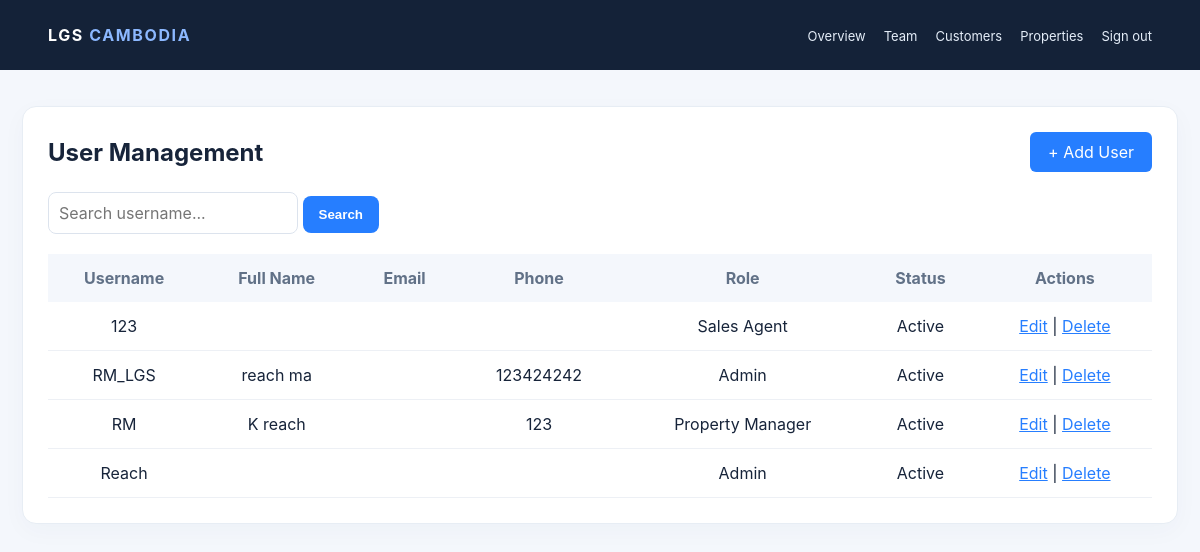
Screenshot of /accounts/ (signed in) with the database file from the repository.
### accounts/models.py (models this page shows, shortened)
class User(AbstractUser):
    ROLE_CHOICES = (
        ('ADMIN', 'Admin'),
        ('AGENT', 'Sales Agent'),
        ('PROPERTY', 'Property Manager'),
    )
    role = models.CharField(
        max_length=10,
        choices=ROLE_CHOICES,
        default='AGENT'
    )
    phone = models.CharField(max_length=20, blank=True)

### accounts/views.py (the view)
# urls.py: path('', views.user_list, name='user_list'),
@login_required
@user_passes_test(is_admin)
def user_list(request):
    users = User.objects.all().order_by('-date_joined')
    search = request.GET.get('search', '')
    if search:
        users = users.filter(username__icontains=search)
    return render(request, 'accounts/user_list.html', {
        'users': users,
        'search': search,
    })

### accounts/views.py (called while the page is built)
def is_admin(user):
    return user.is_authenticated and user.role == 'ADMIN'

### accounts/templates/accounts/user_list.html
{% extends "accounts/base.html" %}
{% block content %}
<div class="container" style="padding:30px;">
    <div style="display:flex; justify-content:space-between; align-items:center;">
        <h2>User Management</h2>
        <a href="{% url 'user_add' %}"
           style="background:#267eff;color:white;padding:10px 18px;text-decoration:none;border-radius:6px;">
            + Add User
        </a>
    </div>
    <form method="GET" style="margin:20px 0;">
        <input type="text" name="search"
               value="{{ search }}"
               placeholder="Search username..."
               style="padding:10px;width:250px;">
        <button type="submit">Search</button>
    </form>
    <table style="width:100%;border-collapse:collapse;">
        <thead>
            <tr style="background:#267eff;color:white;">
                <th style="padding:12px;">Username</th>
                <th>Full Name</th>
                <th>Email</th>
                <th>Phone</th>
                <th>Role</th>
                <th>Status</th>
                <th>Actions</th>
            </tr>
        </thead>
        <tbody>
            {% for user in users %}
            <tr style="border-bottom:1px solid #ddd;text-align:center;">
                <td style="padding:12px;">{{ user.username }}</td>
                <td>{{ user.first_name }} {{ user.last_name }}</td>
                <td>{{ user.email }}</td>
                <td>{{ user.phone }}</td>
                <td>{{ user.get_role_display }}</td>
                <td>
                    {% if user.is_active %}Active{% else %}Inactive{% endif %}
                </td>
                <td>
                    <a href="{% url 'user_edit' user.id %}">Edit</a> |
                    <a href="{% url 'user_delete' user.id %}">Delete</a>
                </td>
            </tr>
            {% empty %}
            <tr>
                <td colspan="7" style="padding:20px;">No users found.</td>
            </tr>
            {% endfor %}
        </tbody>
    </table>
</div>
{% endblock %}

### static/css/style.css (style rules this page uses)
* { margin: 0; padding: 0; box-sizing: border-box; }
body { font-family: Arial, Helvetica, sans-serif; background: #f5f7fb; color: #172033; }

### accounts/templates/accounts/base.html (style rules this page uses)
body { margin:0;background:#f4f7fc;color:#17243a;font-family:Inter,system-ui,sans-serif }
.team-main .container { background:white;border:1px solid #e7edf4;border-radius:14px;box-shadow:0 7px 25px #17345508;padding:25px!important;overflow-x:auto }
.team-main table th { background:#f4f7fc!important;color:#617187;padding:14px }
.team-main table td { padding:14px;border-bottom:1px solid #edf0f5 }
.team-main input,.team-main select { border:1px solid #dce3ed;border-radius:8px;padding:11px;font:inherit }
.team-main button { border:0;background:#267eff;color:white;padding:11px 16px;border-radius:8px;font-weight:700 }
.team-main a { color:#267eff }

### rows the page displays
User: username "123", role "Sales Agent", is_active "Active"
User: username "RM_LGS", first_name "reach", last_name "ma", phone "123424242", role "Admin", is_active "Active"
User: username "RM", first_name "K", last_name "reach", phone "123", role "Property Manager", is_active "Active"
User: username "Reach", role "Admin", is_active "Active"
